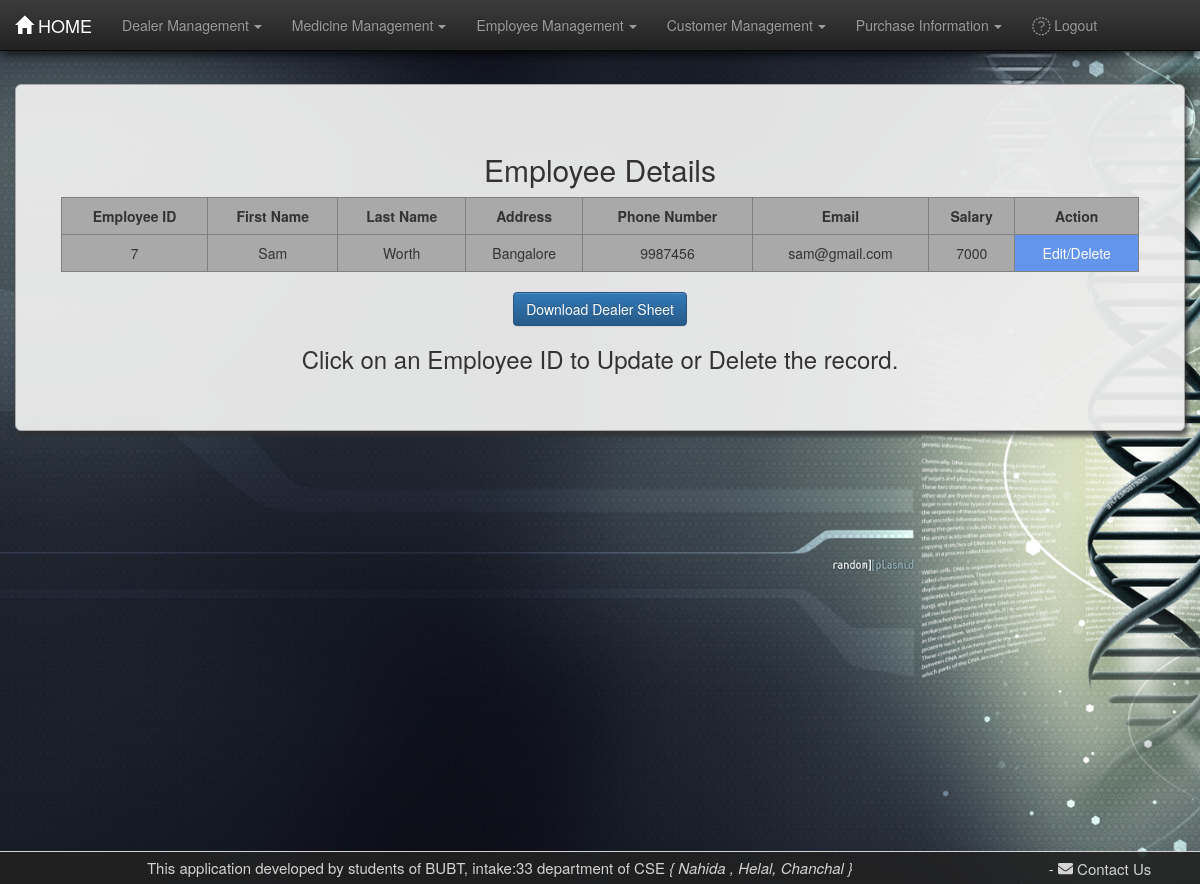
Page /emptable/ (signed in) on the earlier database version.
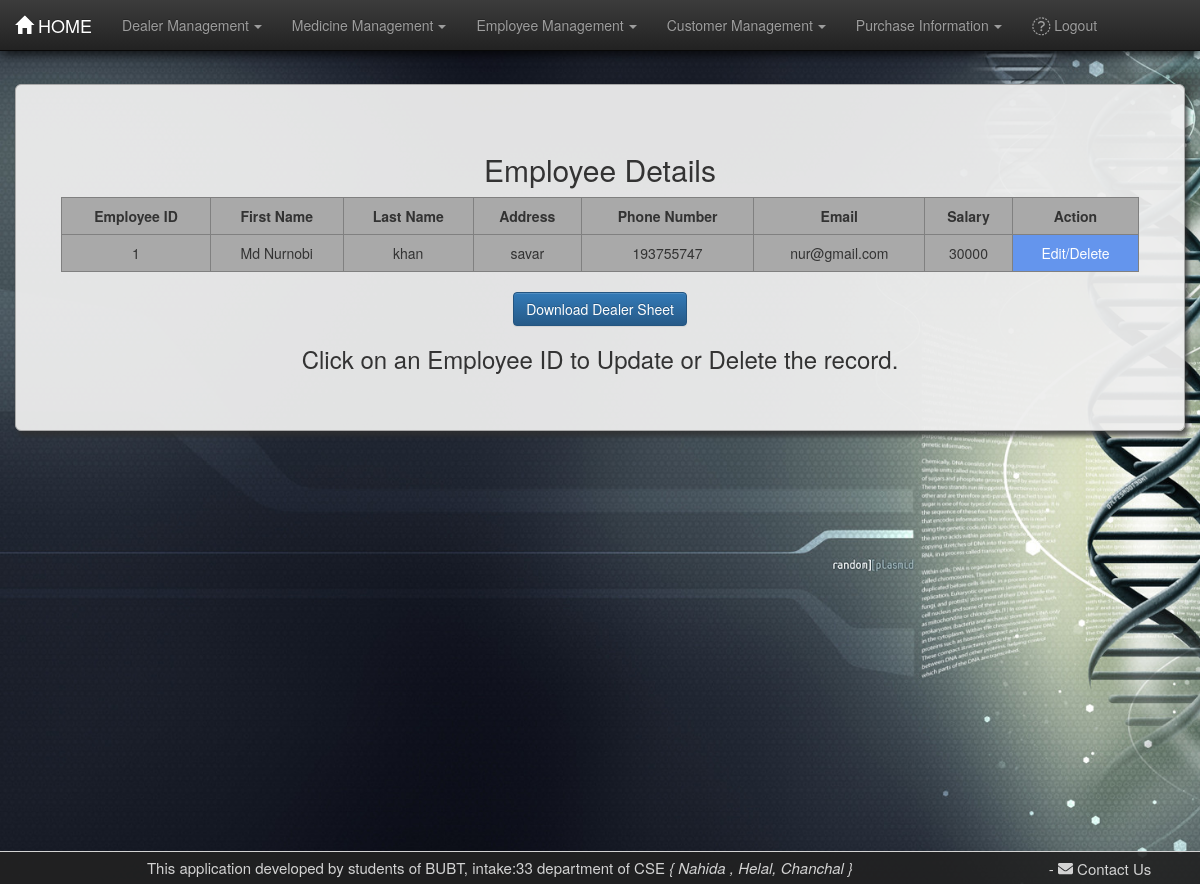
Same page on the later database version.
### pharma/models.py (models this page shows, shortened)
class Employee(models.Model):
    e_id = models.IntegerField(unique=True)
    fname = models.CharField(max_length=30)
    lname = models.CharField(max_length=30)
    address = models.CharField(max_length=100)
    email = models.CharField(max_length=50)
    sal = models.CharField(max_length=20)
    phn_no = models.BigIntegerField(unique=True)

### pharma/views.py (the view)
# urls.py: path('emptable/', views.emptable, name='emptable'),
@login_required
def emptable(request):
    emp = Employee.objects.all()
    dict = {"emp": emp}
    return render(request, 'pharma/emptable.html', dict)

### pharma/templates/pharma/emptable.html (shortened to what this page needs)
{% extends 'pharma/base.html' %}
{% block bodyConetent %}
<div class="container-fluid martop7">
    <div class="jumbotron jumcust">
        <h2>Employee Details</h2>
        <div class="row">
            <div class="col-md-1">
            </div>
            <table border="1" class="table table-responsive table-hover col-md-10">
                <tr>
                    <th>Employee ID</th>
                    <th>First Name</th>
                    <th>Last Name</th>
                    <th>Address</th>
                    <th>Phone Number</th>
                    <th>Email</th>
                    <th>Salary</th>
                    <th>Action</th>
                </tr>
                {% for foo in emp %}
                <tr>
                    <td class="idlink">{{ foo.e_id }}</td>
                    <td>{{ foo.fname }}</td>
                    <td>{{ foo.lname }}</td>
                    <td>{{ foo.address }}</td>
                    <td>{{ foo.phn_no }}</td>
                    <td>{{ foo.email }}</td>
                    <td>{{ foo.sal }}</td>
                    <td style="background-color: cornflowerblue;"><a style=" color: white" href="/empformview/{{ foo.id }}">Edit/Delete</a></td>
                </tr>
                {% endfor %}
            </table> <br>
            <a href="#"><button class="btn btn-primary" onclick="EmployexportSheet()">Download Dealer Sheet</button></a>
        </div>
        <footer>
            <h3>Click on an Employee ID to Update or Delete the record.</h3>
        </footer>
    </div>
</div>
{% endblock bodyConetent %}

### pharma/templates/pharma/base.html (shortened to what this page needs)
{% load static %}
<!DOCTYPE html>
<html lang="en">
<head>
    <link rel="stylesheet" href="{% static 'pharma/css/bootstrap.min.css' %}">
    <link rel="stylesheet" href="{% static 'pharma/css/bootstrap-theme.min.css' %}">
    <link rel="stylesheet" href="{% static 'pharma/css/style.css' %}">
</head>
<body>
<nav class="navbar navbar-inverse navbar-fixed-top">
    <div class="container-fluid">
        <div class="navbar-header">
            <a href="{% url 'index' %}" class="navbar-brand"><span
                    class="glyphicon glyphicon glyphicon-home"></span>&nbsp;HOME</a>
        </div>
        <div class="collapse navbar-collapse" id="thisnav">
            <ul class="nav navbar-nav">
                <li class="dropdown"><a href="#" class="dropdown-toggle" data-toggle="dropdown">Dealer Management<b
                        class="caret"></b></a>
                </li>
                <li class="dropdown"><a href="#" class="dropdown-toggle" data-toggle="dropdown">Medicine Management<b
                        class="caret"></b></a>
                </li>
                <li class="dropdown"><a href="#" class="dropdown-toggle" data-toggle="dropdown">Employee Management<b
                        class="caret"></b></a>
                </li>
                <li class="dropdown"><a href="#" class="dropdown-toggle" data-toggle="dropdown">Customer Management<b
                        class="caret"></b></a>
                </li>
                <li class="dropdown"><a href="#" class="dropdown-toggle" data-toggle="dropdown">Purchase Information<b
                        class="caret"></b></a>
                </li>
                <li>
                    <a class="dropdown-item" href="{% url 'logout' %}"
                    ><i class="fa fa-sign-out fa-lg"></i> Logout</a>
                </li>
            </ul>
        </div>
    </div>
</nav>
{% block bodyConetent %}
{% endblock bodyConetent %}
<footer id="contact" class="container-fluid text-center">
    <div class="row">
        <div class="left-footer col-lg-10">
            <span class="footer-text">This application developed by students of BUBT, intake:33 department of CSE</span>
            <i> { Nahida , Helal, Chanchal }</i>
        </div>
        <div class="col-lg-2"></div>
        <div class="right-footer col-lg-2">
            <span>-</span>
            <span class="linkto" data-toggle="modal" data-target="#modalContactForm"><i
                    class="fa fa-envelope prefix mr-1"></i> Contact Us</span>
        </div>
    </div>
</footer>
</body>
</html>

### pharma/static/pharma/css/style.css (style rules this page uses)
body { background-image: url("images/bghome.jpg"); background-size: cover; background-attachment: fixed; min-height: 100vh; }
.caret { margin-left: 5px; }
table { text-align: center; border-collapse: collapse; background-color: darkgray; }
th { text-align: center; }
.martop7 { margin-top: 7%; }
.jumcust { box-shadow: 3px 5px 5px rgba(47, 47, 47, 0.8); border: 1px solid darkgrey; border-radius: 0px; text-align: center; background-color: rgba(238, 238, 238, 0.95); }
.table>tbody>tr>td, .table>tbody>tr>th { border-top: none; }
a:link { text-decoration: none; color: #333; }
#contact { padding-top: 0.5rem; padding-bottom: 0.5rem; border-top: 1px solid; background-color: rgba(34, 34, 34, 0.9); color: lightgray; font-size: 1.5rem; position: fixed; left: 0; bottom: 0; width: 100%; }
.linkto { cursor: pointer; }
.navbar { box-shadow: 2px 3px 10px rgba(0, 0, 0, 0.8); }

Differences in the rows shown:
removed Employee: e_id "7", fname "Sam", lname "Worth", address "Bangalore", phn_no "9987456", email "sam@gmail.com", sal "7000"
added Employee: e_id "1", fname "Md Nurnobi", lname "khan", address "savar", phn_no "193755747", email "nur@gmail.com", sal "30000"
